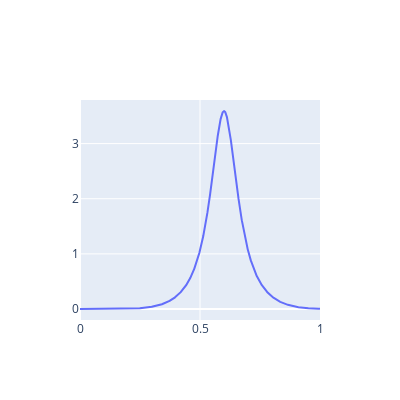

Source (notebook cell):
### Code cell
# Visualization of integrand in Psi(x) over an edge

e0 = torch.tensor([0., 0.])
e1 = torch.tensor([0., 1.])
p = torch.tensor([0.1, 0.6])

eps = 5e-1
r = 1
alpha = 2
n_samples = 10000

uv, integrand = point_edge_potential_exact_integral(p, e0, e1, eps, r, alpha, n_samples)

fig = go.Figure(data=[
    go.Scatter(x=uv, y=integrand)
    ], layout=go.Layout(width=400, height=400))
fig.update_yaxes(exponentformat = 'E')
fig.show()

### Figure 1 — Plotly figure (JSON) as saved in the notebook; plotly's stock layout.template omitted (floating-point values rounded to 4 significant figures; data arrays with more than 128 entries replaced by an {"elided": "..."} marker saying what was removed)
{"data": [{"type": "scatter", "x": {"elided": "10000 float values"}, "y": {"elided": "10000 float values"}}], "layout": {"height": 400, "width": 400, "yaxis": {"exponentformat": "E"}}}
